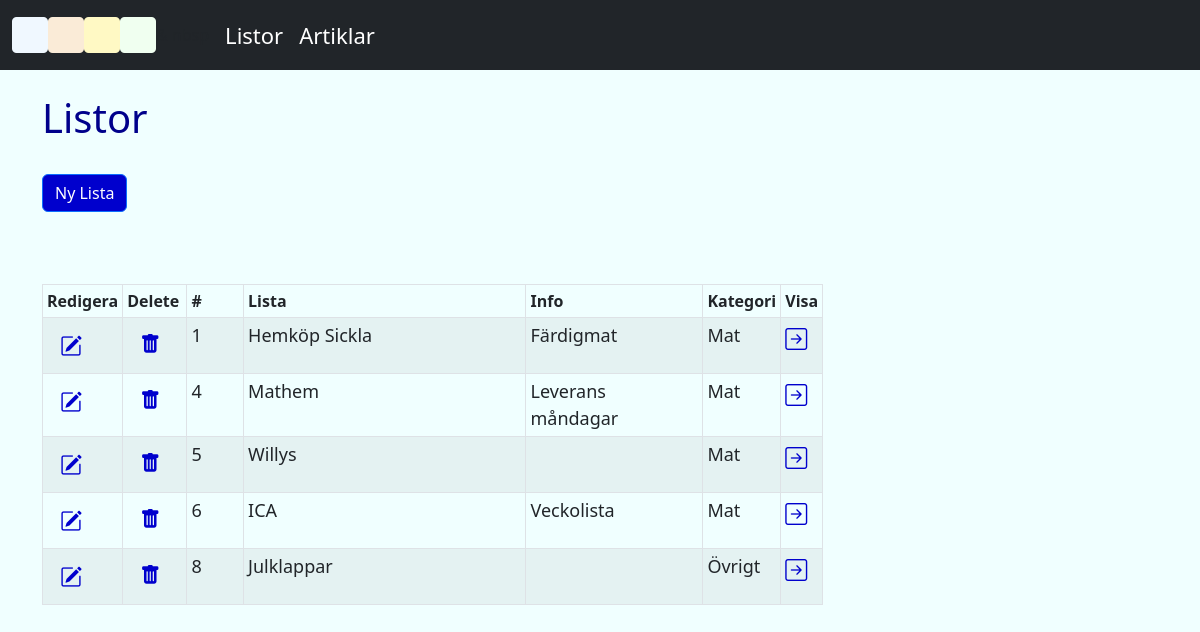
The app's page /, older data.
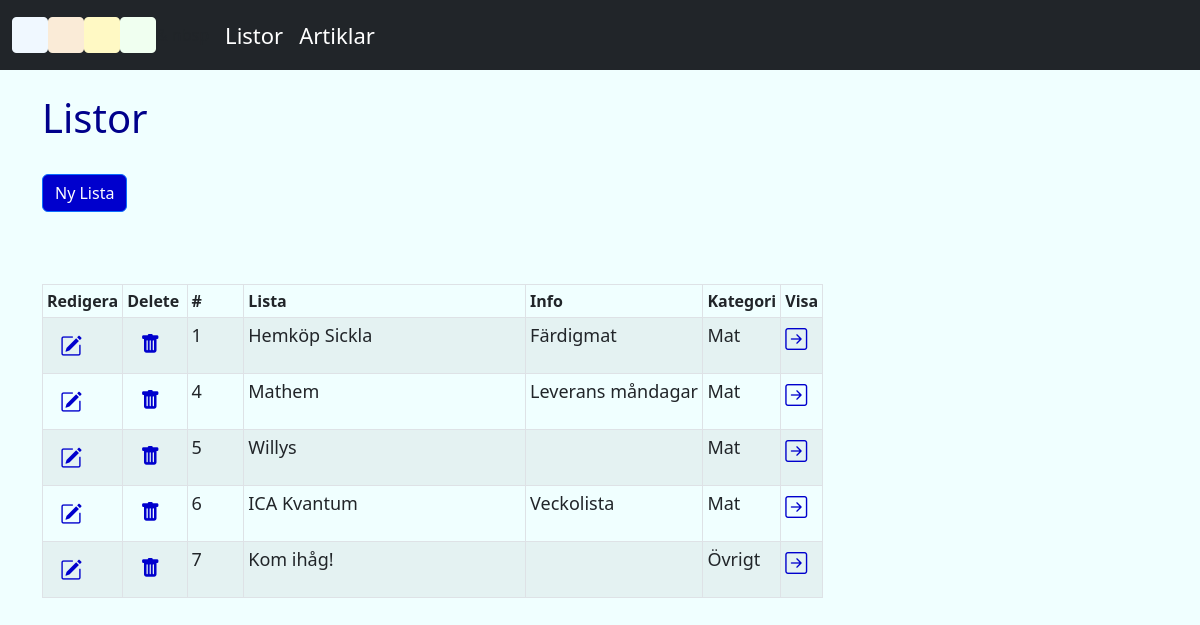
The same page, newer data.
### app.py (models this page shows, shortened)
class Lists(db.Model):
    id = db.Column(db.Integer, primary_key=True)
    name = db.Column(db.String(100), unique=True, nullable=False)
    info = db.Column(db.String(50), nullable=False)
    category = db.Column(db.String(20), nullable=False)
    date_added = db.Column(db.DateTime, nullable=False, default=datetime.utcnow)
    posts = db.relationship('Postss', backref='poster',cascade='all, delete')

### app.py (the view)
@app.route('/')
def index():
    our_lists = db.session.query(Lists).all()
    return render_template("index.html", our_lists=our_lists)

### templates/index.html (shortened to what this page needs)
{% extends "base.html" %}
{% block content %}
<!DOCTYPE html>
<html lang="en">
<head>
    <link rel='stylesheet' href='https://cdn.jsdelivr.net/npm/bootstrap-icons@1.7.2/font/bootstrap-icons.css'>
</head>
<body class="body_listor">
<h1>Listor</h1>
<br>
<button type="button" class="btn btn-primary" style=background-color:#0000CD; data-bs-toggle="modal" data-bs-target="#modalOne">
  Ny Lista</button>
<table class="table table-hover table-bordered table-striped table-sm" style="width:70%">
  <div class="table-responsive">
    <thead>
        <tr>
                <th class="col-sm-1">Redigera</th>
                <th class="col-sm-1">Delete</th>
                <th class="col-sm-1">#</th>
                <th class="col-sm-5">Lista</th>
                <th class="col-sm-3">Info</th>
                <th class="col-sm-3">Kategori</th>
                <th class="col-sm-1">Visa</th>
        </tr>
    </thead>
      <br>
      <br>
      <br>
{% for our_list in our_lists %}
<tr>
      <td><a href="{{ url_for('edit_lista', id=our_list.id) }}"><button type="button" class="btn btn-link"><span class='bi bi-pencil-square' style='font-size:22px; color:#0000CD;'></span></button></a></td>
            <td><a href="{{ url_for('delete_all', id=our_list.id) }}"><button type="button" class="btn btn-link"><span class="bi bi-trash-fill" style='font-size:20px; color:#0000CD;'></span></button></a></td>
            <td>{{our_list.id}}</td><td>{{our_list.name}}</td><td>{{our_list.info}}</td><td>{{our_list.category}}</td>
            <td><a href="{{ url_for('add_post', id=our_list.id, namn=our_list.name) }}"><span class='bi bi-arrow-right-square' style='font-size:22px; color:#0000CD;'></span></a>
            </div>
         </td>
    </tr>
    {% endfor %}
</body>
</html>
{% endblock %}

### templates/base.html (shortened to what this page needs)
<!doctype html>
<html lang="en">
  <head>
    <link rel="stylesheet" href="https://cdn.jsdelivr.net/npm/bootstrap@5.2.1/dist/css/bootstrap.rtl.min.css">
     <link href="{{ url_for('static', filename='css/style.css') }}" rel="stylesheet">
  </head>
  <body>
      {% include "navbar.html" %}
      <br/>
  <div class="container">
      {% block content %}
      {% endblock %}
  </body>
</html>

### templates/navbar.html (shortened to what this page needs)
<nav class="navbar navbar-expand-lg navbar-dark bg-dark">
  <div class="container-fluid">
    <span id="boot-icon" class="bi bi-square-fill" style='font-size:36px; color:#F0F8FF;'></span>
    <span id="boot-icon" class="bi bi-square-fill" style='font-size:36px; color:#FAEBD7;'></span>
    <span id="boot-icon" class="bi bi-square-fill" style='font-size:36px; color:#FFF9C4;'></span>
    <span id="boot-icon" class="bi bi-square-fill" style='font-size:36px; color:#F0FFF0;'></span>
     & nbsp<a class="navbar-brand" href="{{ url_for('lista') }}">Listor</a>
      <a class="navbar-brand" href="{{ url_for('artiklar') }}">Artiklar</a>
  </div>
</nav>

### static/css/style.css (style rules this page uses)
h1 { color: darkblue; font-size: 40px; }
body { background: #F0F8FF; }
.body_listor { background: #F0FFFF; }
.navbar-brand { font-size: 22px; }

Row changes from the older to the newer data that the page shows:
removed Lists: id "8", name "Julklappar", category "Övrigt"
changed Lists "Veckolista": name "ICA" → "ICA Kvantum"
added Lists: id "7", name "Kom ihåg!", category "Övrigt"
